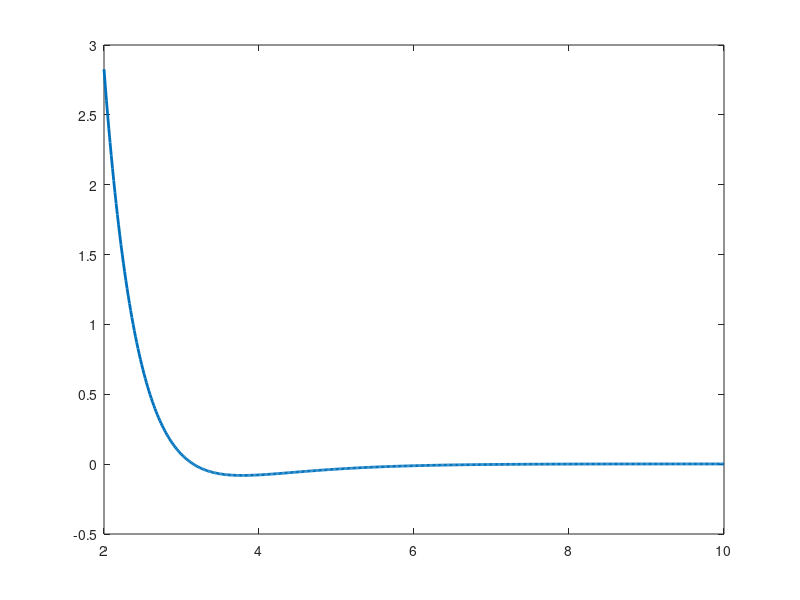

This chart was generated by the following MATLAB code:
re = 3.756;
De = 0.0915;
gam = 1.0755;
mu = 32548.53;

p_phi = 100;

N = 512;

r = linspace(2, 10, N);
eps = De * (1 - exp(-gam * (r - re))).^2 - De;

Veff = p_phi^2./(2*mu*r.^2)+eps;

plot(r,Veff,'LineWidth',2)